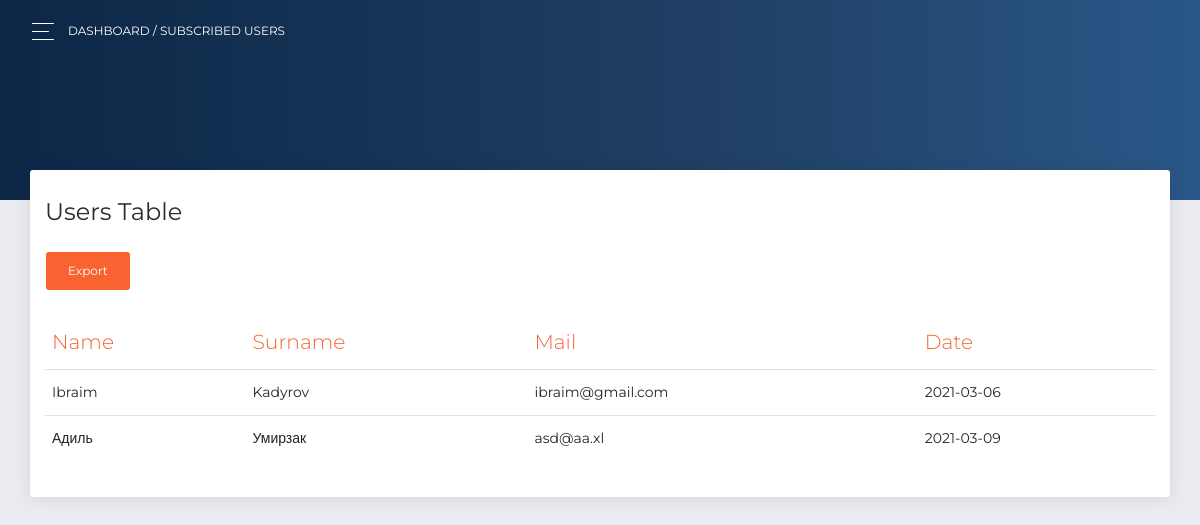
Page /admin/users.php (signed in) on the committed database.
### tables this page shows
CREATE TABLE `mailing` (
  `user_id` int(11) NOT NULL,
  `user_name` text NOT NULL,
  `user_lastname` text NOT NULL,
  `user_mail` text NOT NULL,
  `subscription_date` date NOT NULL
);

### admin/users.php (the view, shortened to what this page needs)
<!DOCTYPE html>
<html lang="en">
<head>
  <link rel="stylesheet" href="https://use.fontawesome.com/releases/v5.7.1/css/all.css">
  <link href="assets/css/bootstrap.min.css" rel="stylesheet" />
  <link href="assets/css/now-ui-dashboard.css?v=1.5.0" rel="stylesheet" />
  <link href="assets/demo/demo.css" rel="stylesheet" />
</head>
<body class="">
  <div class="wrapper ">
    <div class="main-panel" id="main-panel">
      <nav class="navbar navbar-expand-lg navbar-transparent  bg-primary  navbar-absolute">
        <div class="container-fluid">
          <div class="navbar-wrapper">
            <div class="navbar-toggle">
              <button type="button" class="navbar-toggler">
                <span class="navbar-toggler-bar bar1"></span>
                <span class="navbar-toggler-bar bar2"></span>
                <span class="navbar-toggler-bar bar3"></span>
              </button>
            </div>
            <a class="navbar-brand" href="#pablo">Dashboard / SUBSCRIBED USERS</a>
          </div>
        </div>
      </nav>
      <div class="panel-header panel-header-lg">
      </div>
      <div class="content">
        <div class="row">
  <div class="col-md-12">
            <div class="card">
              <div class="card-header">
                <h4 class="card-title"> Users Table</h4>
                <a href="export.php"><button class="btn btn-primary">Export</button></a>
              </div>
              <div class="card-body">
                <div class="table-responsive">
                  <table class="table">
                    <thead class=" text-primary">
                      <th>Name</th>
                      <th>Surname</th>
                      <th>Mail</th>
                      <th>Date</th>
                    </thead>
                    <tbody>
                      <?php
              include_once '../endpoints/db.php';
              $selUsers = "SELECT * FROM mailing";
              $startSel = $con->query($selUsers);
              while($row= $startSel->fetch_assoc()){
                echo ' <tr>
                        <td>'.$row['user_name'].'</td>
                        <td>'.$row['user_lastname'].'</td>
                        <td>'.$row['user_mail'].'</td>
                        <td>'.$row['subscription_date'].'</td>
                         </tr>' ;
                }
           ?>
                    </tbody>
                  </table>
                </div>
              </div>
            </div>
          </div>
        </div>
      </div>
    </div>
  </div>
</body>
</html>

### rows in the picture
mailing: user_name "Ibraim", user_lastname "Kadyrov", user_mail "ibraim@gmail.com", subscription_date "2021-03-06"
mailing: user_name "Адиль", user_lastname "Умирзак", user_mail "asd@aa.xl", subscription_date "2021-03-09"
